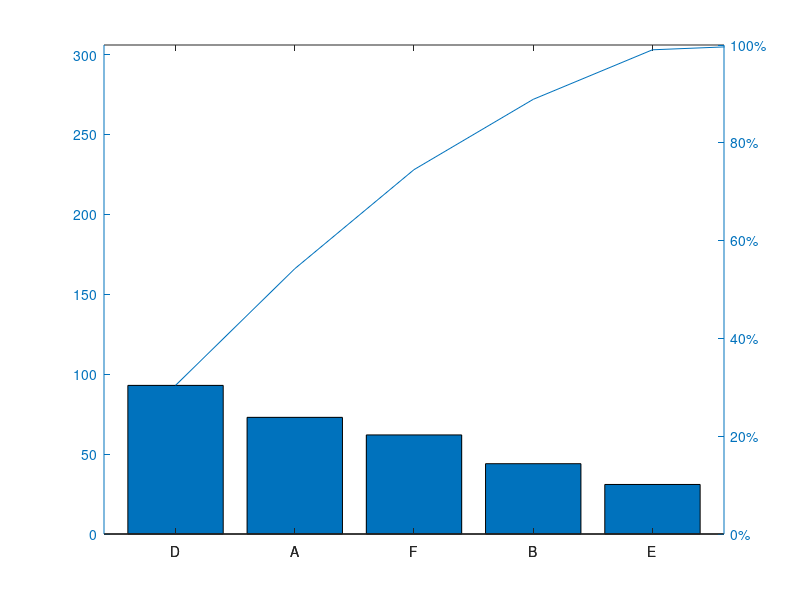

Recreate this plot in MATLAB. (Note: this script raises an error after producing the figure.)
clc;
clear;

%creazione grafico pareto
s='A':'F';
X=[];
for i=1:length(s)
    X=[X,rand(1)*100];
    int8(rand(1)*100);
end
P=int8(X);
title('Pareto chart');
pareto(P,{'A','B','C','D','E','F'});

%%
% carte controllo XR
load parts
st = controlchart(runout,'charttype',{'xbar' 'r'});

%% carte controllo con Western Electric Control Rule
load parts
st = controlchart(runout,'rules','we2');
x = st.mean;
cl = st.mu;
se = st.sigma./sqrt(st.n);
hold on
plot(cl+2*se,'m')
% definisce quali campioni hanno determinato l'anomalia
R = controlrules('we2',x,cl,se);
I = find(R)




    